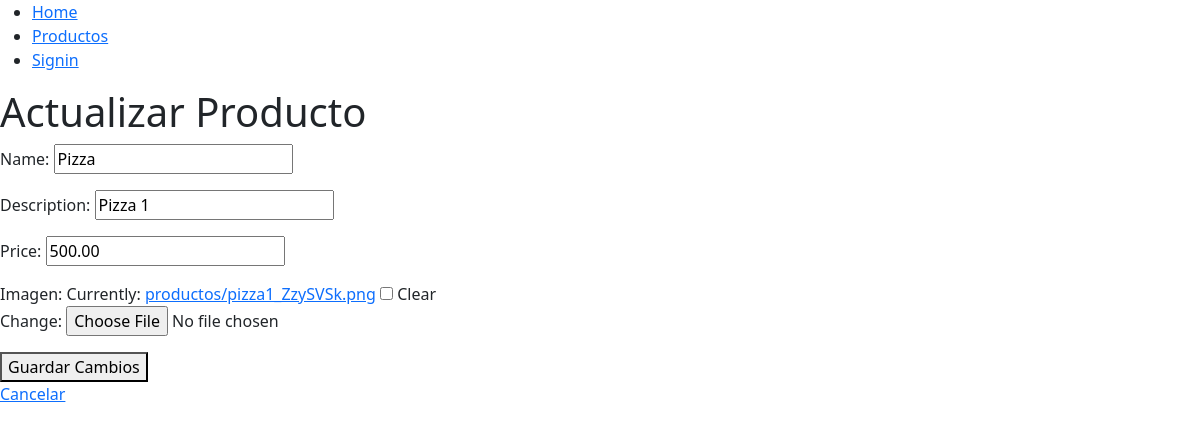
The app's page /products/1/update/ with its own data.
### product/models.py (models this page shows, shortened)
class Product(models.Model):
    name=models.CharField(max_length=100)
    imagen = models.ImageField(upload_to='productos/', null=True, blank=True)
    description=models.CharField(max_length=100)
    price=models.DecimalField(max_digits=10, decimal_places=2)

### product/views.py (the view)
# urls.py: path('products/<int:id>/update/', views.update_product, name='products_update'),
def update_product(request,id):
    producto = get_object_or_404(Product, id=id)  # Obtener el producto por su ID
    if request.method == 'POST':
        form = ProductForm(request.POST, request.FILES, instance=producto)
        if form.is_valid():
            form.save()  # Guardar los cambios
            return redirect('products')  # Redirigir a la página de detalles del producto
    else:
        form = ProductForm(instance=producto)  # Cargar el formulario con los datos existentes del producto
    return render(request, 'products/update_product.html', {'form': form, 'producto': producto})

### product/forms.py
class ProductForm(forms.ModelForm):
    class Meta:
        model = Product
        fields = ["name", "description", "price", "imagen"]

### product/templates/products/update_product.html (shortened to what this page needs)
{% extends 'base.html' %}
{% block content %}
<h1>Actualizar Producto</h1>
<form method="post" enctype="multipart/form-data">
    {{ form.as_p }}
    <button type="submit">Guardar Cambios</button>
</form>
<a href="{% url 'products' %}">Cancelar</a>
{% endblock %}

### records on screen
Product: name "Pizza", description "Pizza 1", price "500.00"
